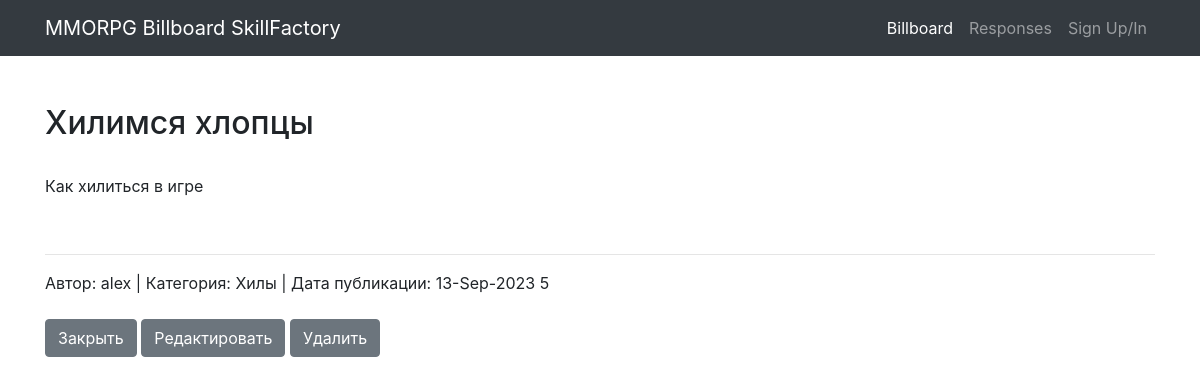
The page /post/12 on the database its author committed.
### board/models.py (models this page shows)
class Post(models.Model):
    author = models.ForeignKey(User, on_delete=models.CASCADE)
    CAT = (('tanks', 'Танки'),
           ('healers', 'Хилы'),
           ('damage_dealers', 'ДД'),
           ('dealers', 'Торговцы'),
           ('gildmasters', 'Гилдмастеры'),
           ('quest_givers', 'Квестгиверы'),
           ('blacksmiths', 'Кузнецы'),
           ('tanners', 'Кожевники'),
           ('potion_makers', 'Зельевары'),
           ('spell_masters', 'Мастера заклинаний'))
    category = models.CharField(max_length=15, choices=CAT, verbose_name='Категория')
    dateCreation = models.DateTimeField(auto_now_add=True)
    title = models.CharField(max_length=256, verbose_name='Название')
    text = RichTextField()

### board/views.py (the view)
# urls.py: path('post/<int:pk>', PostItem.as_view()),
class PostItem(DetailView):
    model = Post
    template_name = 'post_item.html'
    context_object_name = 'post'
    def get_context_data(self, **kwargs):
        context = super().get_context_data(**kwargs)
        if Response.objects.filter(author_id=self.request.user.id).filter(post_id=self.kwargs.get('pk')):
            context['respond'] = "Откликнулся"
        elif self.request.user == Post.objects.get(pk=self.kwargs.get('pk')).author:
            context['respond'] = "Мое_объявление"
        return context

### templates/post_item.html (shortened to what this page needs)
{% extends 'default.html' %}
{% block content %}
    <br><br>
    {% autoescape off %}
    <h2>{{ post.title }}</h2><br>
    <span>{{ post.text }}<br></span>
    {% endautoescape %}
    <hr>
    <span>Автор: {{ post.author }}</span>
    <span>| Категория: {{ post.get_category_display }}</span>
    <span>| Дата публикации: {{ post.dateCreation|date:'d-M-Y f' }}</span>
    <br><br>
    <a class="btn btn-secondary" href="{% url 'index' %}" role="button">Закрыть</a>
    <a class="btn btn-secondary" href="/post/{{ post.id }}/edit" role="button">Редактировать</a>
    <a class="btn btn-secondary" href="/post/{{ post.id }}/delete" role="button">Удалить</a>
    <br><br>
{% endblock content %}

### rows shown on the page
Post: title "Хилимся хлопцы", text "Как хилиться в игре", author "alex", category "Хилы", dateCreation "13-Sep-2023 5"
